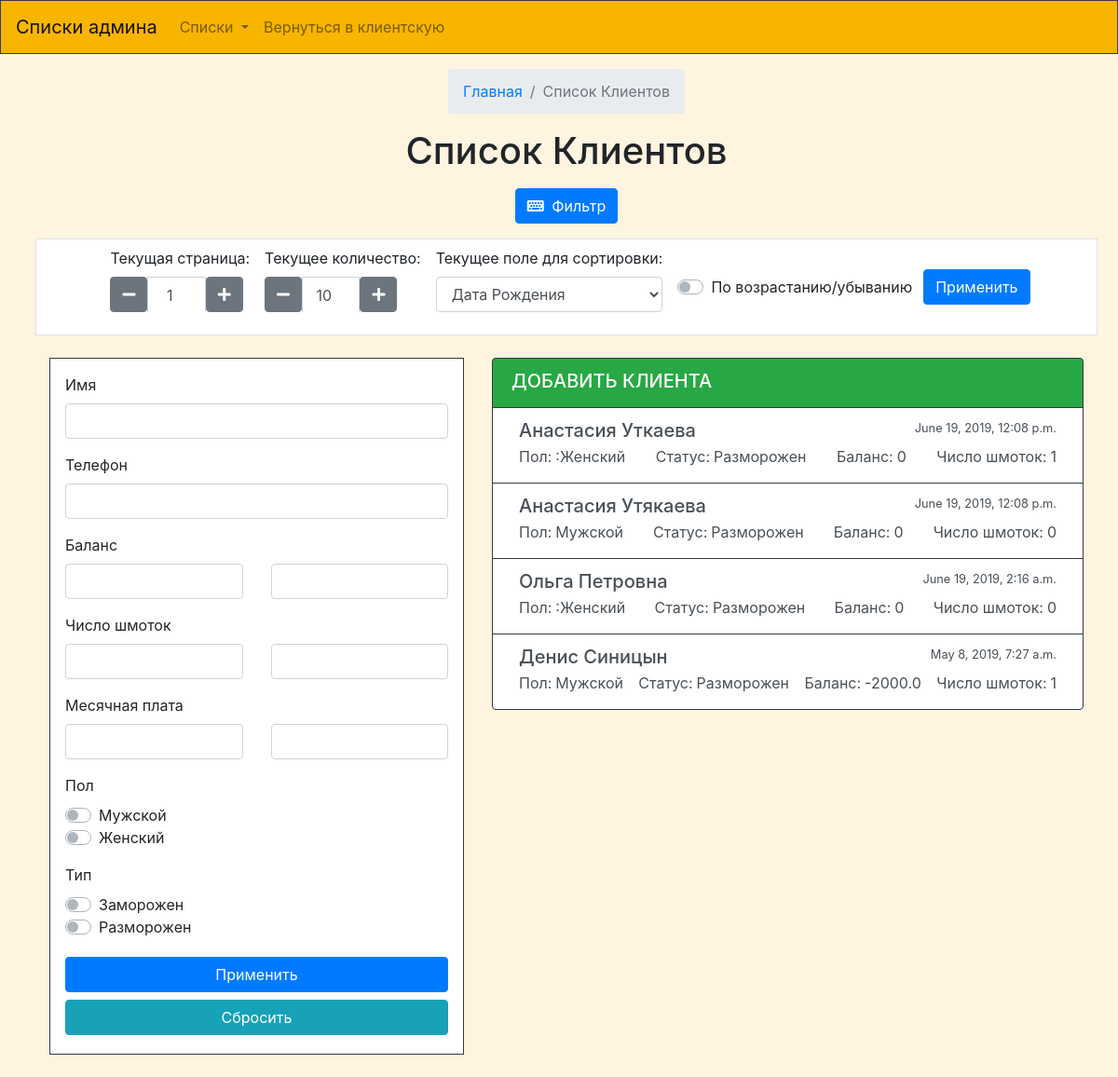
Screenshot of /admnpersons/ (signed in) with the database file from the repository.
### firstapp/models.py (models this page shows, shortened)
class Person(models.Model):
    user = models.OneToOneField(User,on_delete = models.CASCADE, null=True)
    sex = models.BooleanField(null=True)
    phone = models.IntegerField(null=True)
    Vk = models.TextField(null=True);
    Insta = models.TextField(null=True);
    Status = models.CharField(max_length=20,null=True)
    DateReg = models.DateField(null=True);
    DataLast = models.DateTimeField(null=True);
    Zamoroz = models.BooleanField(null=True);
    Email = models.TextField(null=True)
    name = models.CharField(db_index=True,max_length=300)
    PhotoPerson = models.TextField(null=True)
    Bird = models.DateField(null=True)
    Adress = models.TextField(null=True)
    balance = models.FloatField(null=True)
    class Meta:
        unique_together = ( 'Email',)
    objects = models.Manager()

### firstapp/views.py (the view)
# urls.py: path('admnpersons/', views.GetPerson),
def GetPerson(req):
    if not req.user.is_authenticated:
        return HttpResponseRedirect('/auto/')
    if req.user.person.Status != "Админ":
        return HttpResponseRedirect('/main/')
    adm = adminClident(req)
    dannye = adm.GetClient()
    return render(req, "Bot_spispok-clientov.html", context=dannye)

### firstapp/form.py
class FindClient(forms.Form):
    name = forms.CharField(required=False)
    phone = forms.IntegerField(required=False, min_value=1)
    monmin = forms.IntegerField(required=False, min_value=1)
    monma = forms.IntegerField(required=False, min_value=1)
    minprice = forms.FloatField(required=False, min_value=0)
    maxprice = forms.FloatField(required=False, min_value=0)
    minvesh = forms.IntegerField(required=False, min_value=0)
    maxvesh = forms.IntegerField(required=False, min_value=0)
    monmin = forms.FloatField(required=False, min_value=0)
    monma = forms.FloatField(required=False, min_value=0)
    man = forms.BooleanField(required=False, widget=forms.CheckboxInput())
    woman = forms.BooleanField(required=False, widget=forms.CheckboxInput())
    moroz = forms.BooleanField(required=False, widget=forms.CheckboxInput())
    razmoroz = forms.BooleanField(required=False, widget=forms.CheckboxInput())

class SortClient(forms.Form):
    sort = forms.ChoiceField(required=True, choices=(('bird','Дата Рождения'),('balance','Баланс'),('schmotki','Число шмоток'),('paid','Общая плата')))
    sortingType = forms.BooleanField(required=False, widget=forms.CheckboxInput())
    str = forms.IntegerField(initial=1, min_value=1, widget=forms.NumberInput(attrs={'value': '1'}))
    kolich = forms.IntegerField(initial=10, min_value=1, widget=forms.NumberInput(attrs={'value': '10'}))

### firstapp/BAZA_bue.py (called while the page is built)
    def miniNormTovar(self, tovar):
        size = SizeTovars.objects.filter(Tovar__id=tovar.id).values('Size__name','nalichie')
        arenda =  VidArendiTovars.objects.filter(tovar__id=tovar.id).values('vidArendi__name','stoimost','vikup','Vozvrat','platej')
        name = tovar.name
        opisanie = tovar.Opisanie
        brand = tovar.brand.name
        sex = tovar.Sex.name
        Material = tovar.Material
        Del = 'Не известно'
        if tovar.Del == True:
            Del = "Удален"
        else:
            Del = "Не удален"
        return {'size':size,'arenda':arenda, 'name':name,'opisanie':opisanie,'brand':brand,'sex':sex,'material':Material,'del':Del,'id':tovar.id}

    def PersonBalanse(self, person):
        minus = person.addpaid_set.filter(status=True, plusminus="False")
        plus = person.addpaid_set.filter(status=True, plusminus="True")
        Plus = 0
        for pl in plus:
            Plus = Plus + pl.money
        Minus = 0
        for mn in minus:
            Minus = Minus + mn.money
        return Plus - Minus

### templates/Bot_spispok-clientov.html (shortened to what this page needs)
{% extends "Bot_base.html" %}
{% load staticfiles %}
{% load widget_tweaks %}
{% block main %}
    <div class="ml-3 mt-3 d-flex flex-column align-items-center">
        <nav aria-label="breadcrumb">
            <ol class="breadcrumb">
                <li class="breadcrumb-item"><a href="#">Главная</a></li>
                <li class="breadcrumb-item active" aria-current="page">Список Клиентов</li>
            </ol>
        </nav>
        <h1 class="mb-3">Список Клиентов</h1>
        <div class="btn-group mb-3" role="group" aria-label="Basic example">
            <a href="#collapseFilter" class="btn btn-primary" data-toggle="collapse"> <i class="fas fa-keyboard mr-1"></i> Фильтр</a>
        </div>
				<form method="GET" action="/admnpersons">
				<div class="d-flex bg-white border mb-4 p-2 justify-content-center align-items-center">
					<div class="form-group ml-2 mr-2">
                        <label for="id_str" >Текущая страница: {{zapros.str}}</label>
						<div class='btn-spn btn-spn-lg input-group'>
						  <span class='input-group-btn'>
							<button
							  class='btn btn-secondary btn-spn-down'
							  type='button'><i class="fa fa-minus"></i></button>
						  </span>
						  {{formsort.str|add_class:"btn-spn-input form-control text-center"}}
						  <span class='input-group-btn'>
							<button
							  class='btn btn-secondary btn-spn-up'
							  type='button'><i class="fa fa-plus"></i></button>
						  </span>
						</div>
					</div>
					<div class="form-group ml-2 mr-2">
                        <label for="id_kolich" >Текущее количество: {{zapros.kolich}}</label>
						<div class='btn-spn btn-spn-lg input-group'>
						  <span class='input-group-btn'>
							<button
							  class='btn btn-secondary btn-spn-down'
							  type='button'><i class="fa fa-minus"></i></button>
						  </span>
						  {{formsort.kolich|add_class:"btn-spn-input form-control text-center"}}
						  <span class='input-group-btn'>
							<button
							  class='btn btn-secondary btn-spn-up'
							  type='button'><i class="fa fa-plus"></i></button>
						  </span>
						</div>
					</div>
                    <div class="form-group ml-2 mr-2">
                        <label for="id_sort" >Текущее поле для сортировки: {{zapros.sort}}</label>
                        {{formsort.sort|add_class:"form-control"}}
                    </div>
                    <div class="custom-control ml-2 mr-2 custom-switch">
						 <label class="custom-control-label" for="id_sortingType">По возрастанию/убыванию</label>
                    </div>
                    <div class="d-flex ml-1 flex-column">
                        <button type="submit" class="btn btn-primary mt-1 mb-1">Применить</button>
                    </div>
				</div>
        <div class="container">
        <div class="row justify-content-center">
            <div class="col-xl-5 col-lg-5  " >
            <div class="mb-4 border p-3 border border-dark bg-white">
                    <div class="form-group">
                        <label for="id_name">Имя</label>
						{{mmaiinn.name|add_class:"form-control"}}
                    </div>
                    <div class="form-group">
                        <label for="id_phone">Телефон</label>
						{{mmaiinn.phone|add_class:"form-control"}}
                    </div>
                    <div class="form-group">
                        <label for="exampleFormControlInput1">Баланс</label>
                        <div class="row">
                            <div class="col">
							{{mmaiinn.minprice|add_class:"form-control"}}
                            </div>
                            <div class="col">
							{{mmaiinn.maxprice|add_class:"form-control"}}
                            </div>
                        </div>
                    </div>
                    <div class="form-group">
                        <label for="exampleFormControlInput1">Число шмоток</label>
                        <div class="row">
                            <div class="col">
							{{mmaiinn.minvesh|add_class:"form-control"}}
                            </div>
                            <div class="col">
							{{mmaiinn.maxvesh|add_class:"form-control"}}
                            </div>
                        </div>
                    </div>
                    <div class="form-group">
                        <label for="exampleFormControlInput1">Месячная плата</label>
                        <div class="row">
                            <div class="col">
							{{mmaiinn.monmin|add_class:"form-control"}}
                            </div>
                            <div class="col">
							{{mmaiinn.monma|add_class:"form-control"}}
                            </div>
                        </div>
                    </div>
                    <div class="form-group">
                        <label for="exampleFormControlInput1">Пол</label>
						<div class="custom-control custom-switch">
						<label for="id_man" class="custom-control-label" >Мужской</label>
						</div>
						<div class="custom-control custom-switch">
						<label for="id_woman" class="custom-control-label" >Женский</label>
						</div>
                    </div>
                    <div class="form-group">
                        <label for="exampleFormControlInput1">Тип</label>
						<div class="custom-control custom-switch">
							<label for="id_moroz" class="custom-control-label" >Заморожен</label>
						</div>
						<div class="custom-control custom-switch">
							<label for="id_razmoroz" class="custom-control-label" >Разморожен</label>
						</div>
                    </div>
                    <div class="d-flex flex-column">
                        <button type="submit" class="btn btn-primary mt-1 mb-1">Применить</button>
                        <button type="submit" class="btn btn-info mt-1 mb-1">Сбросить</button>
                    </div>
                </form>
            </div>
        <div class="col-xl-7 col-lg-7 ">
        <div class="list-group ">
            <a href="/Registration/" class="list-group-item list-group-item-action flex-column align-items-start bg-success border border-dark">
                <div class="d-flex w-100">
                    <h5 class="mb-1 text-uppercase text-white">Добавить клиента</h5>
                </div>
            </a>
			{% for pers in person %}
            <a href="/admnkardperson/{{pers.id}}" class="list-group-item list-group-item-action flex-column align-items-start border border-dark">
                <div class="d-flex w-100 justify-content-between">
                    <h5 class="mb-1 ml-2">{{pers.name}}</h5>
                    <small  class="mr-2">{{pers.datelast}}</small>
                </div>
                <div class="d-flex flex-wrap justify-content-between">
                    <div class="d-flex ml-2 mr-2">
                        <p class="mb-1 ">Пол: </p>
						{% if pers.sex == True %}
                        <p class="mb-1 ml-1">Мужской</p>
						{% else %}
						<p class="mb-1 ml-1">:Женский</p>
						{% endif %}
                    </div>
                    <div class="d-flex ml-2 mr-2">
                        <p class="mb-1 ">Статус: </p>
						{% if pers.zamoroz == False %}
                        <p class="mb-1 ml-1">Разморожен</p>
						{% else %}
						<p class="mb-1 ml-1">Заморожен</p>
						{% endif %}
                    </div>
                    <div class="d-flex ml-2 mr-2">
                        <p class="mb-1 ">Баланс: </p>
                        <p class="mb-1 ml-1">{{pers.balans}}</p>
                    </div>
                    <div class="d-flex ml-2 mr-2">
                        <p class="mb-1 ">Число шмоток: </p>
                        <p class="mb-1 ml-1">{{pers.schchislo}}</p>
                    </div>
                </div>
            </a>
			{% endfor %}
        </div>
        </div>
{% endblock %}
{% block js %}
	<link rel="stylesheet" type="text/css" href="{% static "numberbootstrap/kss.css" %}"/ >
{% endblock %}

### rows the page displays
Person: name "Анастасия Уткаева", datelast "June 19, 2019, 12:08 p.m."
Person: name "Анастасия Утякаева", datelast "June 19, 2019, 12:08 p.m."
Person: name "Ольга Петровна", datelast "June 19, 2019, 2:16 a.m."
Person: name "Денис Синицын", datelast "May 8, 2019, 7:27 a.m."

### other values shown
{{ pers.balans }} "0" "0" "0" "-2000.0"
{{ pers.schchislo }} "1" "0" "0" "1"
